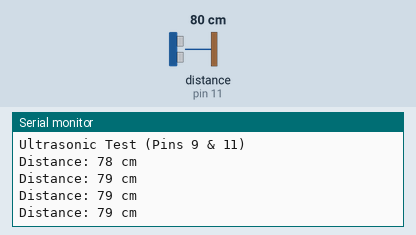
Recording of a sketch running on a simulated Arduino Uno, built with avr-gcc and run on an emulated ATmega328P. Shown: the last lines printed to the serial monitor. Wiring (inferred from the names in the program): ultrasonic range finder: trigger pin 9; echo pin 11. The inputs (shaded band) are chosen by the test bench; at power-on: distance to the obstacle (sensor on pin 11) 80 cm. The echo pulse lasts 58.3 µs per cm.

Above: at 1.2 s.
1.3 s: distance to the obstacle (sensor on pin 11) set to 2 cm
At 1.73 s:
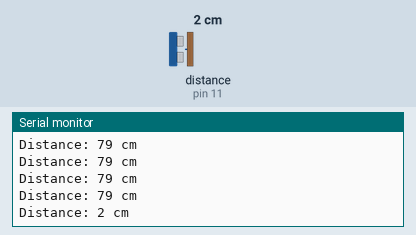
2.8 s: distance to the obstacle (sensor on pin 11) set to 4 cm
At 2.94 s:
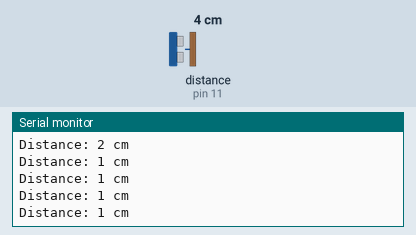
Timing chart, 0 to 5.8 s (numbered marks = the images above; inputs shaded):
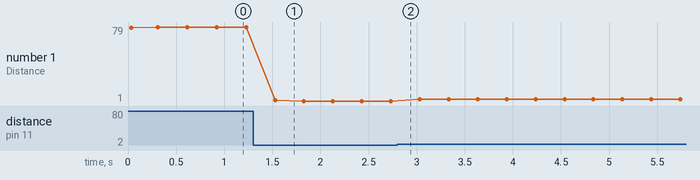

The sketch:

Dodo.ino
```cpp
const int TRIG_PIN = 9;
const int ECHO_PIN = 11;


void setup() {
 Serial.begin(9600);
 pinMode(TRIG_PIN, OUTPUT);
 pinMode(ECHO_PIN, INPUT);


 Serial.println("Ultrasonic Test (Pins 9 & 11)");
}


void loop() {


 // clean trigger
 digitalWrite(TRIG_PIN, LOW);
 delayMicroseconds(10);


 digitalWrite(TRIG_PIN, HIGH);
 delayMicroseconds(25);   // longer pulse for SR04M-2
 digitalWrite(TRIG_PIN, LOW);


 // read echo
 long duration = pulseIn(ECHO_PIN, HIGH, 80000);


 if (duration == 0) {
   Serial.println("No echo");
 } else {
   long distance = duration * 0.034 / 2;


   Serial.print("Distance: ");
   Serial.print(distance);
   Serial.println(" cm");
 }


 delay(300); // important for stability
}
```

Measured:
- after the input at 1.3 s, the serial monitor: prints a new line after 0.23 s (image 1)
- plotted number 1: 79 → 1 after the input at 1.3 s, 1 → 3 after the input at 2.8 s
